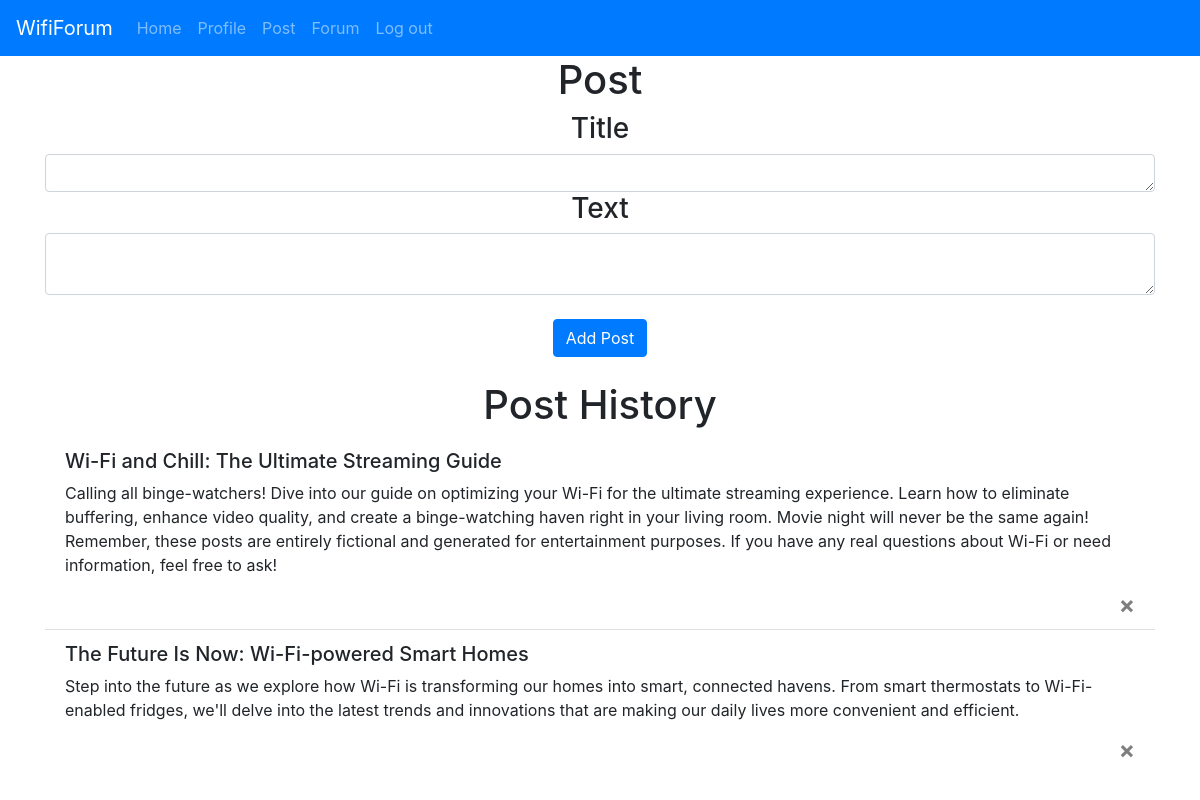
/post (signed in), run on the app's committed database.
### website/models.py (models this page shows)
class Post(db.Model):
    id = db.Column(db.Integer, primary_key=True)
    username = db.Column(db.String(150))
    title = db.Column(db.String(255))
    content = db.Column(db.Text)
    date = db.Column(db.DateTime(timezone=True), default=func.now())
    user_id = db.Column(db.Integer, db.ForeignKey('user.id'))

### website/views.py (the view)
@view.route('/post', methods=['GET', 'POST'])
@login_required
def posts():
    if request.method == 'POST':
        post_title = request.form.get('title')
        post_text = request.form.get('text')
        new_post = Post(title=post_title, content=post_text, user_id=current_user.id, username=current_user.username)
        db.session.add(new_post)
        db.session.commit()
    return render_template('post.html', user=current_user)

### website/__init__.py (called while the page is built)
def create_app():
    app = Flask(__name__)
    app.config['SECRET_KEY'] = 'abc' #Dit zorgt voor een encryptie van de data cookies en sessie data, je kan dit ook gwn disablen als het problemen veroorzaakt
    app.config['SQLALCHEMY_DATABASE_URI'] = f'sqlite:///{DB_NAME}'
    db.init_app(app)
    from .views import view
    from .auth import auth
    app.register_blueprint(view, url_prefix='/')
    app.register_blueprint(auth, url_prefix='/')
    from .models import User, Post
    create_database(app)
    login_manager = LoginManager()
    login_manager.login_view = 'auth.login'
    login_manager.init_app(app)
    @login_manager.user_loader
    def load_user(id):
        return User.query.get(int(id))
    return app

### website/templates/post.html
{% extends "base.html" %} {% block title %}Forum{% endblock %} {% block
    content%}
    <h1 align="center">Post</h1>
    <form method="POST">
      <h3 align="center">Title</h3>
      <textarea name="title" id="title" class="form-control" rows="1"></textarea>
      <h3 align="center">Text</h3>
      <textarea name="text" id="text" class="form-control"></textarea>
      <br \ />
      <div align="center">
        <button type="submit" class="btn btn-primary">Add Post</button>
      </div>
    </form>
    <br>
    <h1 align="center">Post History</h1>
    <ul class="list-group list-group-flush" id="Posts">
        {% for post in user.posts %}
        <div class="list-group-item">
          <h5>{{ post.title }}</h5>
          <p>{{ post.content }}</p>
          <button type="button" class="close" onClick="deletePost({{ post.id }})">
            <span aria-hidden="true">&times;</span>
          </button>
        </div>
        {% endfor %}
      </ul>
    {% endblock %} request.form.get('post_title')

### data on the page
Post: title "Wi-Fi and Chill: The Ultimate Streaming Guide", content "Calling all binge-watchers! Dive into our guide on optimizing your Wi-Fi for the ultimate streaming experience. Learn how to eliminate buffering, enhance video quality, and create a binge-watching haven right in your living room. Movie night will never be the same again! Remember, these posts are entirely fictional and generated for entertainment purposes. If you have any real questions about Wi-Fi or need information, feel free to ask!"
Post: title "The Future Is Now: Wi-Fi-powered Smart Homes", content "Step into the future as we explore how Wi-Fi is transforming our homes into smart, connected havens. From smart thermostats to Wi-Fi-enabled fridges, we'll delve into the latest trends and innovations that are making our daily lives more convenient and efficient."
